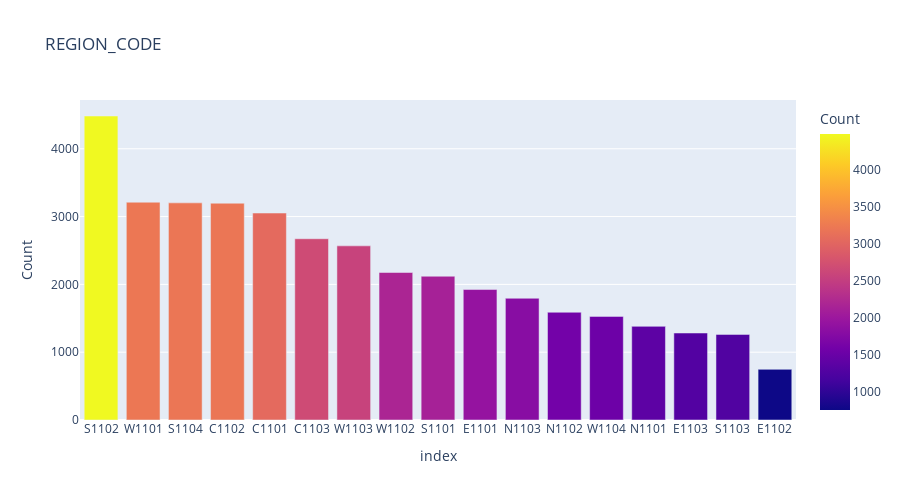

Here is the notebook cell this chart was saved with:
### Code cell
region= df['REGION_CODE'].value_counts()
region.columns = [['REGION_CODE']]
region.index.names = ['REGION_CODE']
fig = px.bar(region, x=region.index, y='REGION_CODE',
             hover_data=[region.index, 'REGION_CODE'], color='REGION_CODE',
             labels={'REGION_CODE':'Count'}, height=500,title='REGION_CODE')
fig.show()

### Figure 1 — Plotly figure (JSON) as saved in the notebook; plotly's stock layout.template omitted (floating-point values rounded to 4 significant figures)
{"data": [{"alignmentgroup": "True", "customdata": [["S1102", 4483], ["W1101", 3212], ["S1104", 3202], ["C1102", 3197], ["C1101", 3052], ["C1103", 2673], ["W1103", 2568], ["W1102", 2175], ["S1101", 2120], ["E1101", 1924], ["N1103", 1795], ["N1102", 1589], ["W1104", 1528], ["N1101", 1381], ["E1103", 1283], ["S1103", 1262], ["E1102", 747]], "hovertemplate": "index=%{customdata[0]}<br>Count=%{marker.color}<extra></extra>", "legendgroup": "", "marker": {"color": [4483, 3212, 3202, 3197, 3052, 2673, 2568, 2175, 2120, 1924, 1795, 1589, 1528, 1381, 1283, 1262, 747], "coloraxis": "coloraxis"}, "name": "", "offsetgroup": "", "orientation": "v", "showlegend": false, "textposition": "auto", "type": "bar", "x": ["S1102", "W1101", "S1104", "C1102", "C1101", "C1103", "W1103", "W1102", "S1101", "E1101", "N1103", "N1102", "W1104", "N1101", "E1103", "S1103", "E1102"], "xaxis": "x", "y": [4483, 3212, 3202, 3197, 3052, 2673, 2568, 2175, 2120, 1924, 1795, 1589, 1528, 1381, 1283, 1262, 747], "yaxis": "y"}], "layout": {"barmode": "relative", "coloraxis": {"colorbar": {"title": {"text": "Count"}}, "colorscale": [[0, "#0d0887"], [0.1111, "#46039f"], [0.2222, "#7201a8"], [0.3333, "#9c179e"], [0.4444, "#bd3786"], [0.5556, "#d8576b"], [0.6667, "#ed7953"], [0.7778, "#fb9f3a"], [0.8889, "#fdca26"], [1, "#f0f921"]]}, "height": 500, "legend": {"tracegroupgap": 0}, "title": {"text": "REGION_CODE"}, "xaxis": {"anchor": "y", "domain": [0, 1], "title": {"text": "index"}}, "yaxis": {"anchor": "x", "domain": [0, 1], "title": {"text": "Count"}}}}
